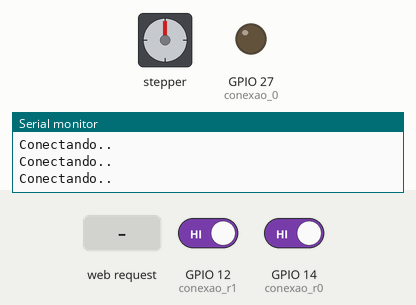
Bench run of a sketch on a simulated ESP32. Parts: stepper motor, output pins drawn as LEDs (lit = HIGH), the last lines printed to the serial monitor. The inputs (shaded band) are chosen by the test bench; at power-on: GPIO 14 (conexao_r0) HIGH, GPIO 12 (conexao_r1) HIGH. WiFi joins after 1.5 s; servers stay silent unless stated; stepper angles assume 100 steps per turn.

Above: at 1.2 s.
1.3 s: GPIO 14 (conexao_r0) driven LOW
At 1.66 s:
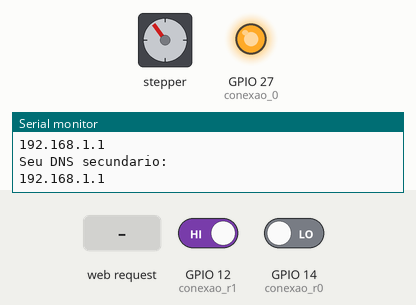
4.3 s: HTTP request GET /Chave?button=1 received
At 4.9 s:
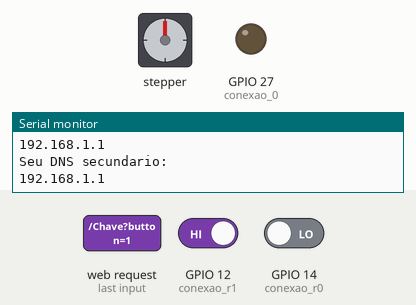
5.8 s: GPIO 12 (conexao_r1) driven LOW
At 5.95 s:
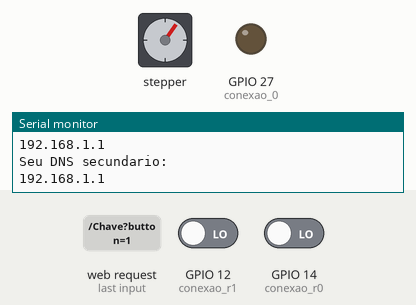
8.8 s: HTTP request GET /Chave?button=0 received
At 8.95 s:
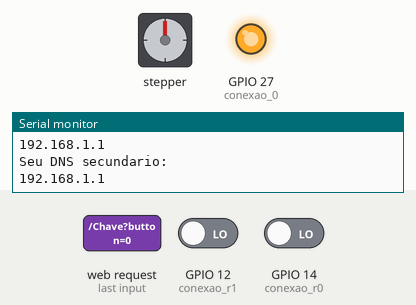
11.8 s: HTTP request GET /Chave?button=120 received
At 12.25 s:
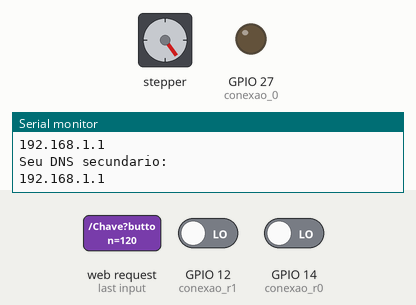
14.8 s: HTTP request GET /Chave?button=1 received
At 14.95 s:
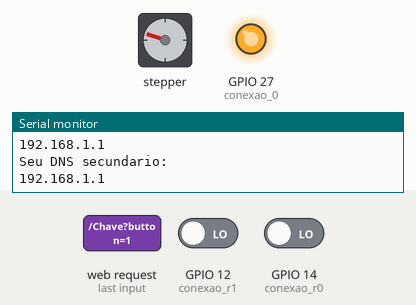
Timing chart, 0 to 24.1 s (numbered marks = the images above; inputs shaded):
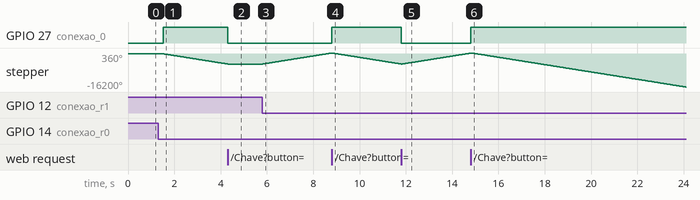

The sketch:

Wifi_com_multi_processamento.ino
```cpp
TaskHandle_t Wifi;
TaskHandle_t Motor;


void setup() {

  xTaskCreatePinnedToCore(
                    wifi,   /* função de tarefa. */
                    "tarefa1",     /* nome da tarefa. */
                    10000,       /* Tamanho da pilha da tarefa */
                    NULL,        /* parâmetro da tarefa */
                    1,           /* prioridade da tarefa */
                    &Wifi,      /* Alça de tarefa para acompanhar a tarefa criada */
                    1);          /* fixar tarefa no núcleo 1 */

  xTaskCreatePinnedToCore(
                    motor,   /* função de tarefa. */
                    "tarefa2",     /* nome da tarefa. */
                    10000,       /* Tamanho da pilha da tarefa */
                    NULL,        /* parâmetro da tarefa */
                    1,           /* prioridade da tarefa */
                    &Motor,      /* Alça de tarefa para acompanhar a tarefa criada */
                    0);          /* fixar tarefa no núcleo 1 */
}

void loop() {
  // put your main code here, to run repeatedly:
  disableCore0WDT();
}
```

Motor.ino
```cpp
#include <Stepper.h>

//define de pinos do motor
#define motor_pin_1  23
#define motor_pin_2  21
#define motor_pin_3  22
#define motor_pin_4  19

//passos por revolução
long int Pos = 100;

#define conexao_0 27
#define conexao_r0 14
#define conexao_r1 12

//configuração motor
Stepper MOTOR(Pos,motor_pin_1,motor_pin_2,motor_pin_3,motor_pin_4);

void motor(void * pvParameters)
{
  MOTOR.setSpeed(300);

   //set modo pinos para conexao de dados
   /*
         pinos que não pode
         23 22 21 19 12 14
   */
   pinMode(conexao_0, OUTPUT);
   pinMode(conexao_r0, INPUT);
   pinMode(conexao_r1, INPUT);
   //pinMode(conexao_1, OUTPUT);

  while(1)
  {
    if(digitalRead(conexao_0))
    {
      if(!digitalRead(conexao_r0))
      {
        MOTOR.step(-Pos);
        delay(1);
      }
    }
    else if(!digitalRead(conexao_0))
    {
      if(!digitalRead(conexao_r1))
      {
        MOTOR.step(Pos);
        delay(1);
      }
    }
  }
}
```

Wifi.ino
```cpp
#include <WiFi.h>
#include <WebServer.h>


//Servidor configuração
WebServer Servidor(80);

//ssid de rede e senha
const char* ssid = "P&D_EDUCERE";
const char* senha = "FUNDACAO2991";

//pinos de conexao
#define conexao_0 27
//#define conexao_1 26

//bool trás frente
bool BValor;

//string HTML
String html;

void wifi(void* pvParameters)
{

   //set modo pinos para conexao de dados
   /*    pinos que não pode
         23 22 21 19 12 14
   */
   pinMode(conexao_0, OUTPUT);
   //pinMode(conexao_1, OUTPUT);


  //clock RX TX
  Serial.begin(115200);

  //configuração Wifi
  WiFi.begin(ssid, senha);

  //set ip fixo
  IPAddress local_IP(192, 168, 10, 166);
  IPAddress gateway(192,168,10,1);
  IPAddress subnet(255, 255, 225, 0);
  IPAddress primaryDNS(208,67,222,222);
  IPAddress secondaryDNS(208,67,220,220);


  //check ip fixo
  if (!WiFi.config(local_IP, gateway, subnet, primaryDNS, secondaryDNS))
  {
    Serial.println("STA FALHOU");
  }


  //check conexao
  while (WiFi.status() != WL_CONNECTED)
  {
    Serial.println("Conectando..");
    delay(500);
  }

  //informações
  Serial.println("Conectado com sucesso");
  Serial.println("Seu IP:");
  Serial.println(WiFi.localIP());
  Serial.println("Seu SubMask:");
  Serial.println(WiFi.subnetMask());
  Serial.println("Seu GateWay:");
  Serial.println(WiFi.gatewayIP());
  Serial.println("Seu DNS primario");
  Serial.println(WiFi.dnsIP(0));
  Serial.println("Seu DNS secundario:");
  Serial.println(WiFi.dnsIP(1));

  Servidor.on("/", handlehome);
  Servidor.on("/Chave", handlemenu);
  Servidor.begin();

  while (1)
  {
    delay(1);
    Servidor.handleClient();
    if (!BValor)
    {
      digitalWrite(conexao_0,1);
    }
    else if (BValor)
    {
      digitalWrite(conexao_0,0);
    }
  }
}

void handlemenu() {
  if (Servidor.hasArg("button"))
  {
    BValor = !BValor;
  }


  html = "<html><head><title>ESP32 Online!!</title><meta charset=\"UTF-8\"></head>";
  if (!BValor)
  {
    html += "<style>*{margin: 0px; padding: 0px; box-sizing: border-box;  font-family: Arial, Helvetica, sans-serif;}";
    html += "body, html{background: linear-gradient(45deg, rgb(4, 23, 39), rgb(37, 51, 112)); height: 100vh; width: 100vw;}";
    html += "form > button{font-size: 1.9em; background-color: rgb(154, 191, 212); position: absolute; top: 50%; left: 50%; transform: translate(-50%, -50%); height: 400px; width: 400px; border-radius: 50%; border: none;}</style>";
    html += "<body><center>";
    html += "<form method='GET'>";
    html += "<button name='button' value='0'>Abrir Portão</button>";
    html += "</form></center></body></html>";
  }
  else if (BValor)
  {
    html += "<style>*{margin: 0px; padding: 0px; box-sizing: border-box;  font-family: Arial, Helvetica, sans-serif;}";
    html += "body, html {background: linear-gradient(45deg, rgb(4, 23, 39), rgb(37, 51, 112)); height: 100vh; width: 100vw;}";
    html += "form > button{font-size: 1.9em; background-color: rgb(154, 191, 212); position: absolute; top: 50%; left: 50%; transform: translate(-50%, -50%); height: 400px; width: 400px; border-radius: 50%; border: none;}</style>";
    html += "<body><center>";
    html += "<form method='GET'>";
    html += "<button name='button' value='1'>Fechar Portão</button>";
    html += "</form></center></body></html>";
  }

  //manda informação para o servidor web
  Servidor.send(200, "text/html", html);
}
void handlehome()
{
  String html = "<html><head><title>ESP32 Online!!</title><meta charset=\"UTF-8\"></head><body><a href='./Chave'>MENU</a></body></html>";

  //manda informação para o servidor web
  Servidor.send(200, "text/html", html);
}
```

Measured:
- after the input at 1.3 s, stepper: keeps turning counter-clockwise at about 1804°/s, starting after 0.21 s
- after the input at 4.3 s, GPIO 27 (conexao_0): HIGH → LOW at once; stepper: goes on until 4.3 s, then stays -5040°
- after the input at 5.8 s, stepper: keeps turning clockwise at about 1802°/s, starting at once
- after the input at 8.8 s, GPIO 27 (conexao_0): LOW → HIGH at once
- after the input at 11.8 s, GPIO 27 (conexao_0): HIGH → LOW at once
- after the input at 14.8 s, GPIO 27 (conexao_0): LOW → HIGH at once
